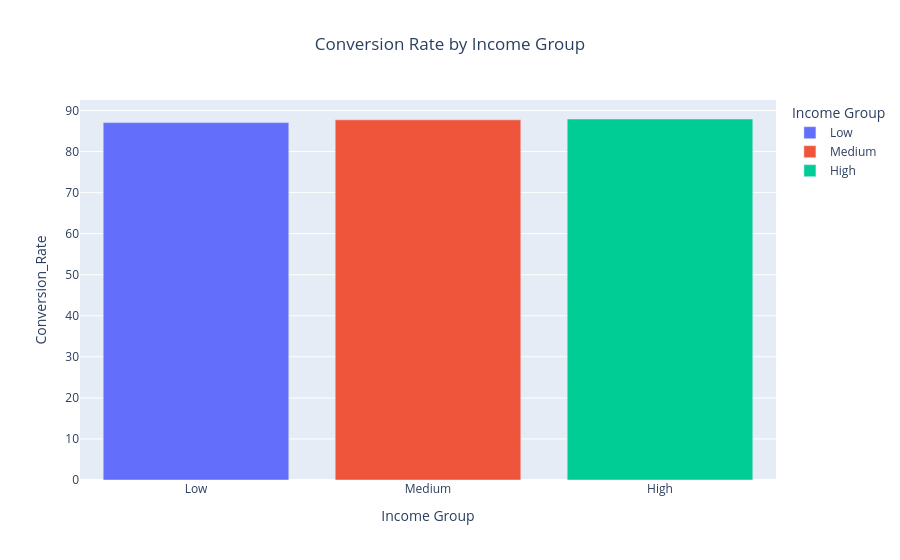

The cell this chart's notebook holds for it:
### Markdown cell above
#### (iii) Conversion Rate by Income Group

*Visualization Type:* Bar Chart

*Purpose:* To identify income segments with the highest likelihood of conversion.

*Key Question Answered:*
Who are the most valuable customers?

*Insights:* High-income customers convert slightly more (87.93%) than Medium-income ones (87.73%). The difference is small, but high-income segments offer marginally better returns on marketing investment.

### Code cell
income_conversion = Conversion_Stats('Income Group').reset_index()

fig = px.bar(
    income_conversion,
    x='Income Group',
    y='Conversion_Rate',
    color='Income Group',
    title='Conversion Rate by Income Group'
)

fig.update_layout(title_x=0.5)
fig.show()

### Figure 1 — Plotly figure (JSON) as saved in the notebook; plotly's stock layout.template omitted (floating-point values rounded to 4 significant figures)
{"data": [{"hovertemplate": "Income Group=%{x}<br>Conversion_Rate=%{y}<extra></extra>", "legendgroup": "Low", "marker": {"color": "#636efa", "pattern": {"shape": ""}}, "name": "Low", "orientation": "v", "showlegend": true, "textposition": "auto", "type": "bar", "x": ["Low"], "xaxis": "x", "y": [87.05], "yaxis": "y"}, {"hovertemplate": "Income Group=%{x}<br>Conversion_Rate=%{y}<extra></extra>", "legendgroup": "Medium", "marker": {"color": "#EF553B", "pattern": {"shape": ""}}, "name": "Medium", "orientation": "v", "showlegend": true, "textposition": "auto", "type": "bar", "x": ["Medium"], "xaxis": "x", "y": [87.73], "yaxis": "y"}, {"hovertemplate": "Income Group=%{x}<br>Conversion_Rate=%{y}<extra></extra>", "legendgroup": "High", "marker": {"color": "#00cc96", "pattern": {"shape": ""}}, "name": "High", "orientation": "v", "showlegend": true, "textposition": "auto", "type": "bar", "x": ["High"], "xaxis": "x", "y": [87.93], "yaxis": "y"}], "layout": {"barmode": "relative", "legend": {"title": {"text": "Income Group"}, "tracegroupgap": 0}, "title": {"text": "Conversion Rate by Income Group", "x": 0.5}, "xaxis": {"anchor": "y", "categoryarray": ["Low", "Medium", "High"], "categoryorder": "array", "domain": [0, 1], "title": {"text": "Income Group"}}, "yaxis": {"anchor": "x", "domain": [0, 1], "title": {"text": "Conversion_Rate"}}}}
